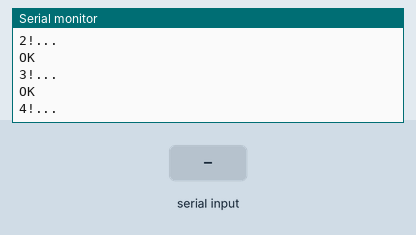
Recording of a sketch running on a simulated Arduino Uno, built with avr-gcc and run on an emulated ATmega328P. Shown: the last lines printed to the serial monitor. The inputs (shaded band) are chosen by the test bench. The modem accepts every AT command (registered, SIM ready, sends succeed) and sends nothing else.

Above: at 2.4 s.
2.5 s: "1" received over the second serial link
At 3.3 s:
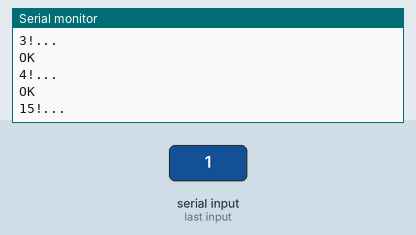
5.2 s: "0" received over the second serial link
At 6.5 s:
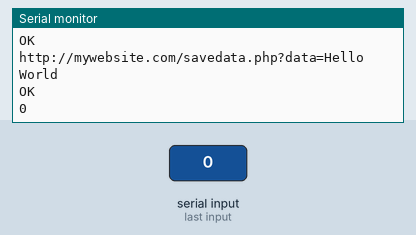
Timing chart, 0 to 8.2 s (numbered marks = the images above; inputs shaded):
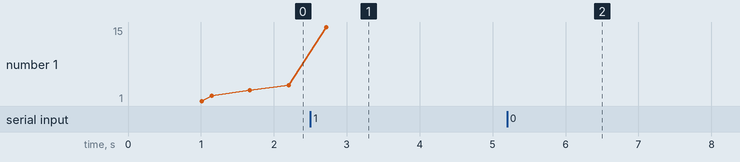

The sketch:

sim900A.ino
```cpp
#include <SoftwareSerial.h>
int RST_PIN = 12;
SoftwareSerial gprsSerial(7, 8);

void setup(){
  Serial.begin(9600);
  Serial.print("Start ");
}

void loop(){

  sendToServer();
}

void sendToServer() {

gprsSerial.begin(9600);

  Serial.println("Config SIM900...");
  delay(1000);
  Serial.println("Done!...");
  gprsSerial.flush();
   Serial.println("1!...");
  Serial.flush();

  // attach or detach from GPRS service
  gprsSerial.println("AT+CGATT?");
  delay(100);
  toSerial();
Serial.println("2!...");

  // bearer settings
  gprsSerial.println("AT+SAPBR=3,1,\"CONTYPE\",\"GPRS\"");
  delay(500);
  toSerial();
Serial.println("3!...");
  // bearer settings
  gprsSerial.println("AT+SAPBR=3,1,\"APN\",\"INTERNET\"");
  delay(500);
  toSerial();
Serial.println("4!...");
  // bearer settings
  gprsSerial.println("AT+SAPBR=1,1");
  delay(500);
  toSerial();
  Serial.println("5!...");

  gprsSerial.println("AT+HTTPINIT");
   delay(1000);
   toSerial();
   String url = "http://mywebsite.com/savedata.php?data=Hello World";
     Serial.println(url);
   // set http param value
   gprsSerial.println("AT+HTTPPARA=\"URL\",\""+url+"\"");
   delay(2000);
   toSerial();

   // set http action type 0 = GET, 1 = POST, 2 = HEAD
   gprsSerial.println("AT+HTTPACTION=0");
   delay(5000);
   toSerial();

   // read server response
   gprsSerial.println("AT+HTTPREAD");
   delay(1000);
   toSerial();

   gprsSerial.println("");
   gprsSerial.println("AT+HTTPTERM");
   toSerial();
   delay(500);

   gprsSerial.println("");
   delay(1000);
}

void toSerial()
{
  while(gprsSerial.available()!=0)
  {
    Serial.write(gprsSerial.read());
  }
}


void GSMRest() {
  digitalWrite(RST_PIN, LOW);
  delay(100);
  digitalWrite(RST_PIN, HIGH);
}
```

Measured:
- after the input at 2.5 s, the serial monitor: prints a new line after 0.22 s (image 1)
- after the input at 5.2 s, the serial monitor: prints a new line after 0.61 s (image 2)
- plotted number 1: 4 → 15 after the input at 2.5 s
